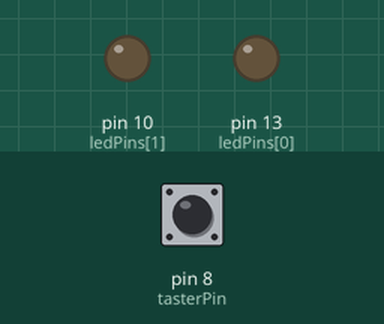
Simulated run of this sketch. Board: Arduino Uno, built with avr-gcc and run on an emulated ATmega328P. Parts: output pins drawn as LEDs (lit = HIGH). Inputs (shaded band) come from the test bench; at power-on: pin 8 (tasterPin) LOW.

Above: at 1.2 s.
1.3 s: pin 8 (tasterPin) pulled HIGH for 0.15 s
At 2.5 s:
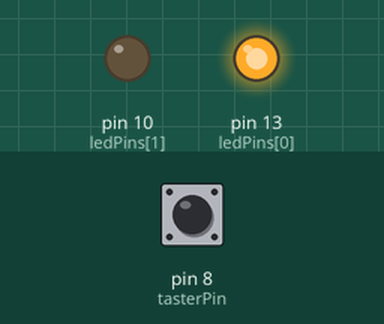
2.9 s: pin 8 (tasterPin) pulled HIGH for 1 s
At 3.9 s:
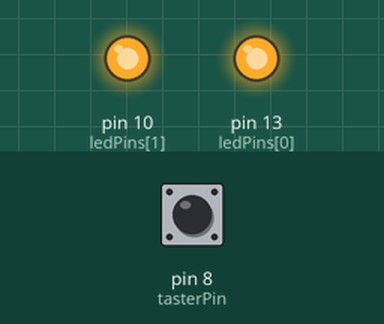
5.4 s: pin 8 (tasterPin) pulled HIGH for 0.15 s
At 5.8 s:
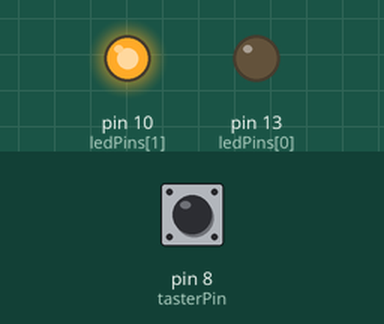
7.0 s: pin 8 (tasterPin) pulled HIGH for 3.2 s
At 8.2 s:
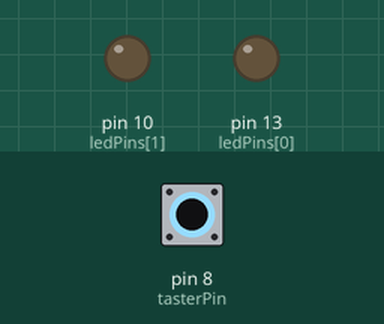
Timing chart, 0 to 10.0 s (numbered marks = the images above; inputs shaded):
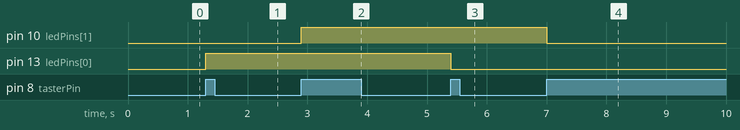

The sketch:

multi_leds_taster_switch.ino
```cpp
int tasterPin = 8;          // Taster-Pin 8
int tasterStatus;           // Variable zur Aufnahme des Tasterstatus
int prevTasterStatus = LOW; // Statusvariable für den Taster
int ledIndex = -1;          // Zählervariable - selektiert den Eintrag im Array 'leds'
int ledPins[] = {13, 10};   // Feld mit LED-Pins
int MAX_LEDS = 2;           // Anzahl der LEDS == Länge(ledPins)
int ledStatus = HIGH;

void setup() {
  for (int i = 0; i < MAX_LEDS; i++) {
      pinMode(ledPins[i], OUTPUT);   // LED-Pin als Ausgang
  }
  pinMode(tasterPin, INPUT);      // Taster-Pin als Eingang
}

void loop() {
  // Abfrage des Taster-Status
  tasterStatus = digitalRead(tasterPin);

  // Falls aktueller Stasterwert ungleich vorherigem Tasterwert
  if (tasterStatus != prevTasterStatus) {
    // Wurde der Taster gedrückt?
    if (tasterStatus == HIGH) {
      // selektiere nächste LED
      ledIndex++;
    }
  }

  prevTasterStatus = tasterStatus; // spreichern des aktuellen Tastenwertes

  // nur schreiben, wenn ledIndex auf gültigen Eintrag verweist
  if (ledIndex > -1 && ledIndex < MAX_LEDS) {
    digitalWrite(ledPins[ledIndex], ledStatus);
  }

  // wenn ledIndex das Ende des gültigen Bereichs erreicht
  if (ledIndex == MAX_LEDS-1) {
    ledIndex = -1;          // ledIndex zurücksetzen
    ledStatus = !ledStatus; // led toggeln
  }
}
```

Measured:
- after the input at 1.3 s, pin 13 (ledPins[0]): LOW → HIGH at once
- after the input at 2.9 s, pin 10 (ledPins[1]): LOW → HIGH at once
- after the input at 5.4 s, pin 13 (ledPins[0]): HIGH → LOW at once
- after the input at 7.0 s, pin 10 (ledPins[1]): HIGH → LOW at once
